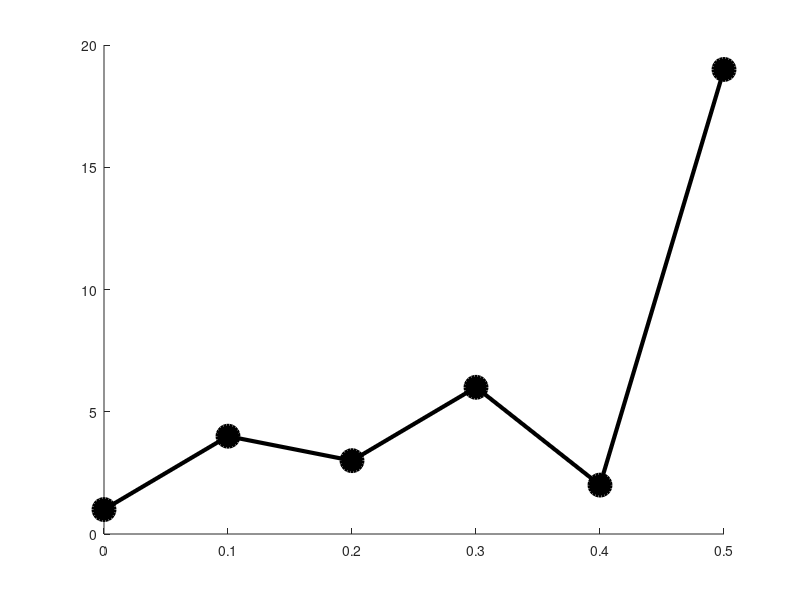

MATLAB code to generate this figure: (Note: this script raises an error after producing the figure.)
%%
%     COURSE: Signal processing problems, solved in MATLAB and Python
%    SECTION: Resampling, interpolating, extrapolating
%      VIDEO: Upsampling
% Instructor: sincxpress.com
%
%%

%% low-sampling-rate data to upsample

% in Hz
srate = 10;

% just some numbers...
data  = [1 4 3 6 2 19];

% other parameters
npnts = length(data);
time  = (0:npnts-1)/srate;

% plot the original signal
figure(1), clf, hold on
plot(time,data,'ko-','markersize',15,'markerfacecolor','k','linew',3)

%% option 1: upsample by a factor

upsampleFactor = 4;
newNpnts = npnts*upsampleFactor;

% new time vector after upsampling
newTime = (0:newNpnts-1)/(upsampleFactor*srate);

%% option 2: upsample to desired frequency, then cut off points if necessary

% % in Hz
% newSrate = 37;
% 
% % need to round in case it's not exact
% newNpnts = round( npnts * (newSrate/srate) );
% 
% % new time vector after upsampling
% newTime = (0:newNpnts-1) / newSrate;

%% continue on to interpolation

% cut out extra time points
newTime(newTime>time(end)) = [];

% the new sampling rate actually implemented
newSrateActual = 1/mean(diff(newTime))



% define interpolation object
F = griddedInterpolant(time,data,'spline');

% query that object at requested time points
updataI = F(newTime);



% plot the upsampled signal
plot(newTime,updataI,'rs-','markersize',14,'markerfacecolor','r')
set(gca,'xlim',[0 max(time(end),newTime(end))])

%% using MATLAB's resample function (signal processing toolbox)

% new sampling rate in Hz
newSrate = 42;

% find p and q coefficients
[p,q] = rat( newSrate/srate);

% use resample function (sigproc toolbox)
updataR = resample(data,p,q);
 
% the new time vector
newTime = (0:length(updataR)-1)/newSrate;


% cut out extra time points
updataR(newTime>time(end)) = [];
newTime(newTime>time(end)) = [];


% and plot it
plot(newTime,updataR,'b^-','markersize',14,'markerfacecolor','b')
legend({'Original';'Interpolated';'resample'})

%% done.
